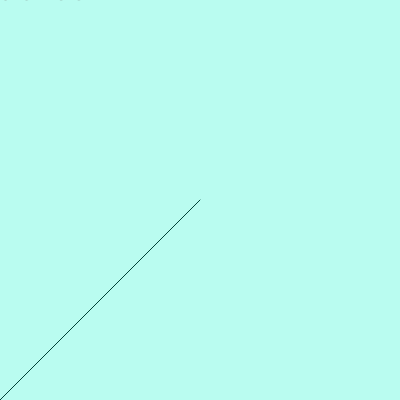
Frame 1 (no input)
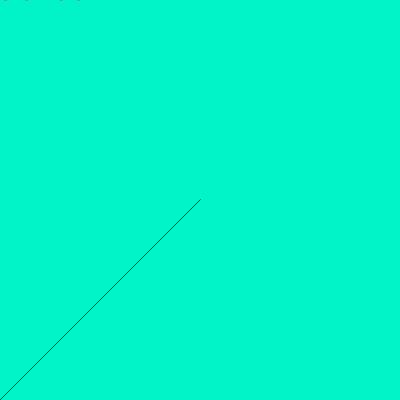
Frame 60 (no input)
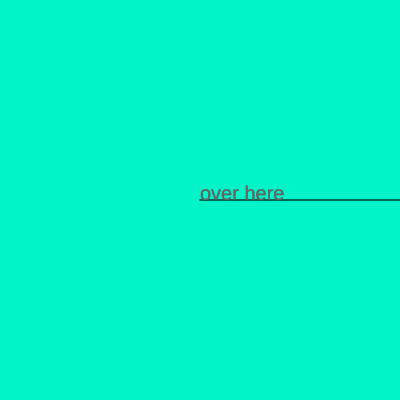
Frame 120 (the mouse pressed at the canvas centre since frame 60)

The p5.js sketch that drew these frames (run headless with seeded random() and noise() and a simulated clock; from frame 60 on, the mouse is pressed at the canvas centre):

// p5.js sketch
// ── sketch.js
function setup() {
  createCanvas(400, 400)
}

function draw() {
  //line(width/2, height/2, mouseX+random(20), mouseY + random(20))
  line(mouseY, height-mouseY, width/2 + mouseX, height/2)
  background(0, 244, 200, 70)
  fill(100)
  textSize(20)
  text("over here", mouseX, mouseY);
}
